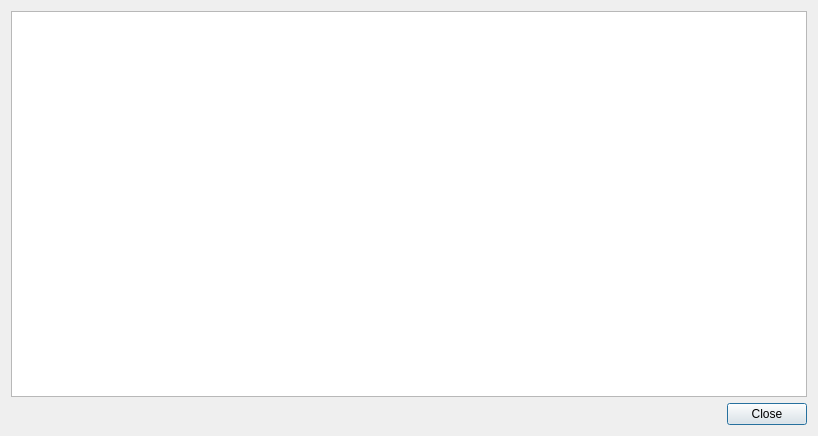
<?xml version="1.0" encoding="UTF-8"?>
<ui version="4.0">
 <class>FrmEditData</class>
 <widget class="QDialog" name="FrmEditData">
  <property name="geometry">
   <rect>
    <x>0</x>
    <y>0</y>
    <width>818</width>
    <height>436</height>
   </rect>
  </property>
  <property name="windowTitle">
   <string>Edit Data</string>
  </property>
  <layout class="QVBoxLayout" name="verticalLayout">
   <item>
    <widget class="QTableView" name="tblEditData"/>
   </item>
   <item>
    <layout class="QHBoxLayout" name="horizontalLayout">
     <item>
      <spacer name="horizontalSpacer">
       <property name="orientation">
        <enum>Qt::Horizontal</enum>
       </property>
       <property name="sizeHint" stdset="0">
        <size>
         <width>40</width>
         <height>20</height>
        </size>
       </property>
      </spacer>
     </item>
     <item>
      <widget class="QPushButton" name="btnClose">
       <property name="text">
        <string>Close</string>
       </property>
      </widget>
     </item>
    </layout>
   </item>
  </layout>
 </widget>
 <resources/>
 <connections/>
</ui>
